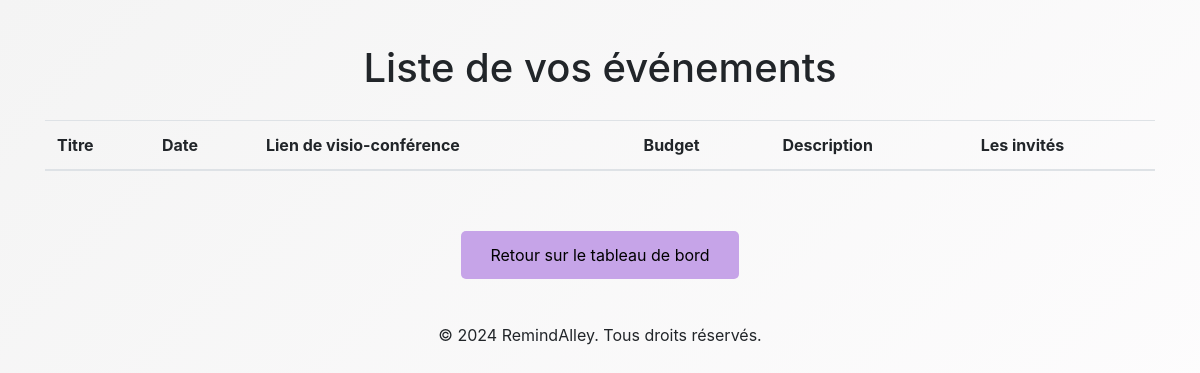
Page /user/list_events (signed in) on the earlier database version.
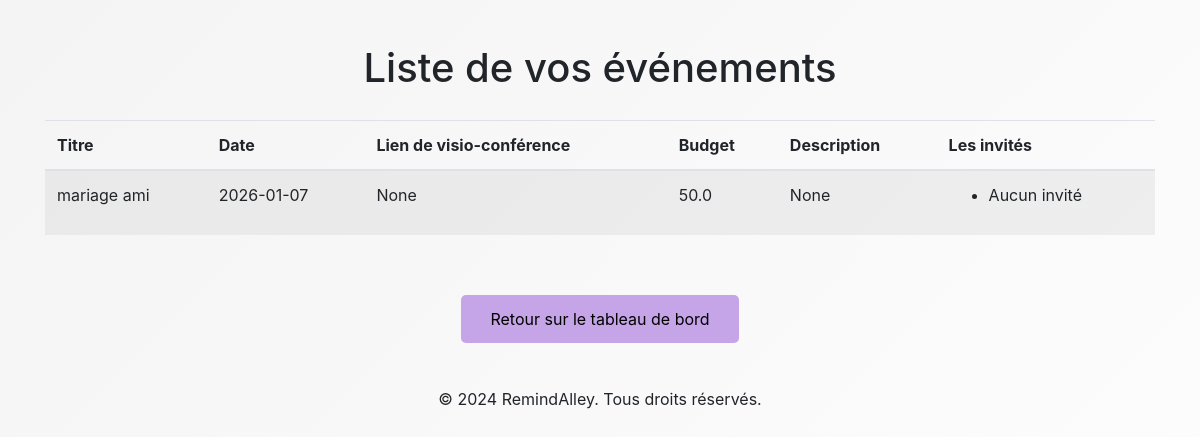
Same page on the later database version.
### app/models/event.py (models this page shows)
class Event(db.Model):
    __tablename__ = 'event'
    id = db.Column(db.Integer, primary_key = True)
    title = db.Column(db.String(120), nullable=False)
    date = db.Column(db.DateTime, nullable=False)
    zoom_link = db.Column(db.String(500))
    budget = db.Column(db.Float)
    cost = db.Column(db.Float)
    description = db.Column(db.String(500))
    comments = db.Column(db.String(500))
    owner_id = db.Column(db.Integer, db.ForeignKey('user.id'), nullable=False)
    event_type = db.Column(db.String(50), nullable=False)
    priority = db.Column(db.String(50), nullable=False)
    location = db.Column(db.String(150))
    marriage_details = db.relationship('MarriageEvent', uselist=False, backref='event', cascade="all, delete-orphan")
    party_details = db.relationship('PartyEvent', uselist=False, backref='event', cascade="all, delete-orphan")
    meeting_details = db.relationship('MeetingEvent', uselist=False, backref='event', cascade="all, delete-orphan")
    festival_details = db.relationship('FestivalEvent', uselist=False, backref='event', cascade="all, delete-orphan")

### app/routes/user.py (the view)
@user_bp.route('/list_events', methods=['GET', 'POST'])
@login_required
def list_events():
    events = Event.query.filter_by(owner=current_user).all()
    return render_template('list_events.html', events=events)

### app/models/user.py (called while the page is built)
    @property
    def is_authenticated(self):
        return True

### app/templates/list_events.html (shortened to what this page needs)
<!DOCTYPE html>
<html lang="fr">
<head>
    <link rel="stylesheet" href="{{ url_for('static', filename='css/style.css') }}">
    <link rel="stylesheet" href="{{ url_for('static', filename='css/modifyEvent.css') }}">
    <link rel="stylesheet" href="https://maxcdn.bootstrapcdn.com/bootstrap/4.5.2/css/bootstrap.min.css">
</head>
<body>
    <div class="container mt-4">
        <h1>Liste de vos événements</h1>
        <table class="table table-striped">
            <thead>
                <tr>
                    <th>Titre</th>
                    <th>Date</th>
                    <th>Lien de visio-conférence</th>
                    <th>Budget</th>
                    <th>Description</th>
                    <th>Les invités</th>
                </tr>
            </thead>
            <tbody>
                {% for event in events %}
                <tr>
                    <td>{{ event.title }}</td>
                    <td>{{ event.date.strftime('%Y-%m-%d') }}</td>
                    <td>{{ event.zoom_link }}</td>
                    <td>{{ event.budget }}</td>
                    <td>{{ event.description }}</td>
                    <td>
                        <ul>
                            {% for user in event.invited_users %}
                                <li>{{ user.username }}</li>
                            {% else %}
                                <li>Aucun invité</li>
                            {% endfor %}
                        </ul>
                    </td>
                </tr>
                {% endfor %}
            </tbody>
        </table>
        <br>
        <a href="{{ url_for('user.user_dashboard', user_id=current_user.id) }}" class="btn btn-secondary" id="ret_btn">Retour sur le tableau de bord</a>
    </div>
    <br>
    <footer class="footer_ra">
        <p>&copy; 2024 RemindAlley. Tous droits réservés.</p>
    </footer>
</body>
</html>

Differences in the rows shown:
added Event: title "mariage ami", date "2026-01-07", zoom_link "None", budget "50.0", description "None"
